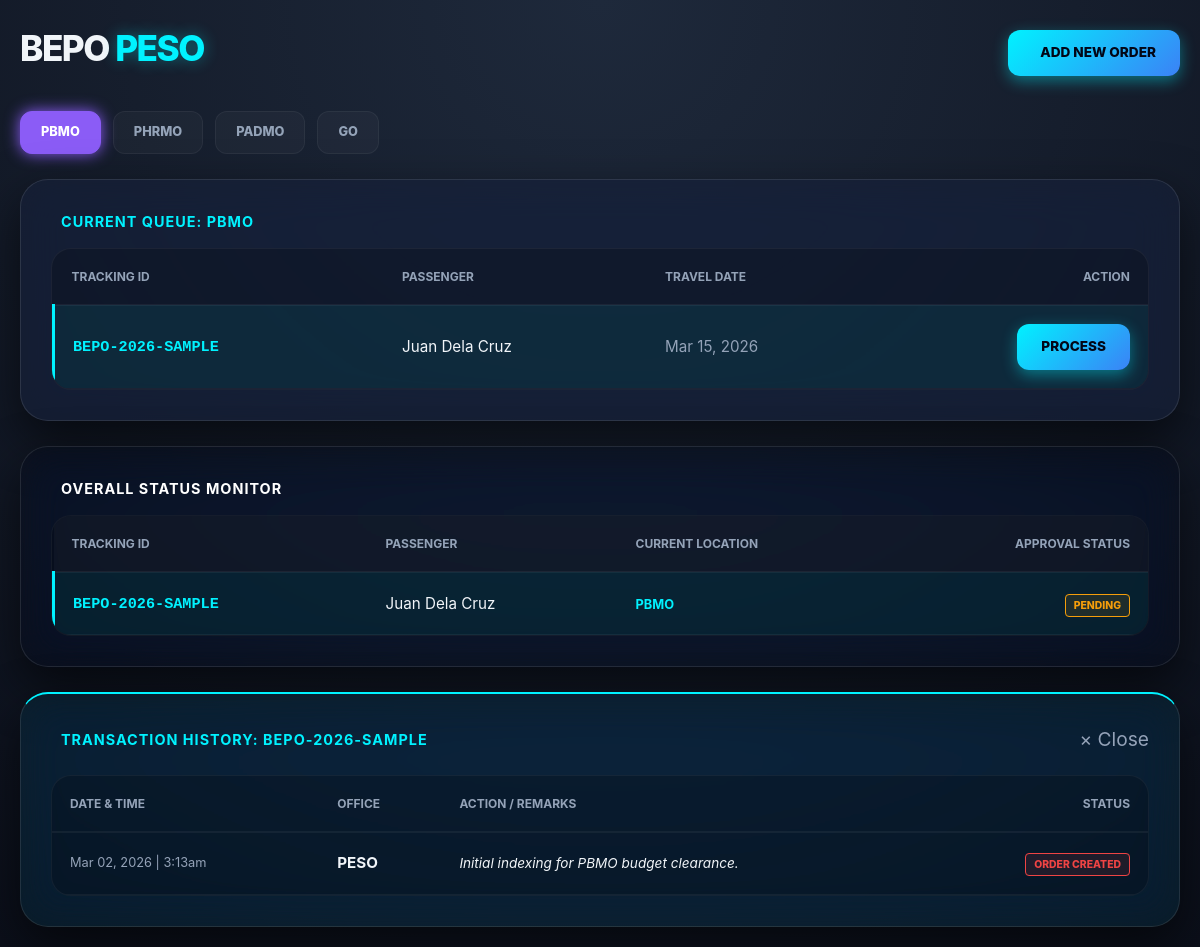
Page /bepo_peso_tracking/admin/dashboard.php?office=PBMO&view_id=BEPO-2026-SAMPLE on the committed database.
### tables this page shows
CREATE TABLE IF NOT EXISTS travel_orders (
    id INT AUTO_INCREMENT PRIMARY KEY,
    tracking_id VARCHAR(20) NOT NULL UNIQUE,  
    passenger_name VARCHAR(100) NOT NULL,
    passport_no VARCHAR(50) NOT NULL,
    destination VARCHAR(100) NOT NULL,
    travel_date DATE NOT NULL,
    
     
    current_office ENUM('PBMO', 'PHRMO', 'PADMO', 'GO', 'COMPLETED') DEFAULT 'PBMO',
    status ENUM('Pending', 'Confirmed', 'Cancelled') DEFAULT 'Pending',
    
     
    created_at TIMESTAMP DEFAULT CURRENT_TIMESTAMP,
    updated_at TIMESTAMP DEFAULT CURRENT_TIMESTAMP ON UPDATE CURRENT_TIMESTAMP,

     
    INDEX (tracking_id),
    INDEX (current_office),
    INDEX (status)
);

CREATE TABLE IF NOT EXISTS status_history (
    id INT AUTO_INCREMENT PRIMARY KEY,
    tracking_id VARCHAR(20) NOT NULL,
    office_name VARCHAR(50) NOT NULL,       
    status_update VARCHAR(100) NOT NULL,    
    remarks TEXT,                           
    processed_at TIMESTAMP DEFAULT CURRENT_TIMESTAMP,

     
    CONSTRAINT fk_tracking FOREIGN KEY (tracking_id) 
    REFERENCES travel_orders(tracking_id) 
    ON DELETE CASCADE ON UPDATE CASCADE,

     
    INDEX (tracking_id)
);

### bepo_peso_tracking/admin/dashboard.php (the view, shortened to what this page needs)
<?php
include '../includes/config.php';
$office_filter = isset($_GET['office']) ? $_GET['office'] : 'PBMO';
$view_id = isset($_GET['view_id']) ? $_GET['view_id'] : '';
$sql = "SELECT * FROM travel_orders WHERE current_office = '$office_filter' ORDER BY created_at DESC";
$result = $conn->query($sql);
$status_sql = "SELECT tracking_id, passenger_name, current_office, status FROM travel_orders ORDER BY updated_at DESC LIMIT 10";
$status_result = $conn->query($status_sql);
$history_result = null;
if (!empty($view_id)) {
    $view_id = $conn->real_escape_string($view_id);
    $history_sql = "SELECT * FROM status_history WHERE tracking_id = '$view_id' ORDER BY processed_at ASC";
    $history_result = $conn->query($history_sql);
}
?>
<!DOCTYPE html>
<html lang="en">
<head>
    <link rel="stylesheet" href="../assets/style.css">
    <link href="https://cdn.jsdelivr.net/npm/remixicon@3.5.0/fonts/remixicon.css" rel="stylesheet">
</head>
<body>
    <div class="container">
        <header class="admin-actions">
            <div class="logo"><a href="dashboard.php" style="text-decoration: none; color: inherit;">BEPO <span>PESO</span></a></div>
            <a href="add_record.php" class="btn-add"><i class="ri-add-line"></i> ADD NEW ORDER</a>
        </header>
        <nav class="office-tabs">
            <a href="?office=PBMO" class="<?= $office_filter=='PBMO'?'active':'' ?>">PBMO</a>
            <a href="?office=PHRMO" class="<?= $office_filter=='PHRMO'?'active':'' ?>">PHRMO</a>
            <a href="?office=PADMO" class="<?= $office_filter=='PADMO'?'active':'' ?>">PADMO</a>
            <a href="?office=GO" class="<?= $office_filter=='GO'?'active':'' ?>">GO</a>
        </nav>
        <div class="glass-card">
            <h3 class="section-title"><i class="ri-list-check"></i> Current Queue: <?= $office_filter ?></h3>
            <div class="table-container">
                <table>
                    <thead>
                        <tr><th>Tracking ID</th><th>Passenger</th><th>Travel Date</th><th style="text-align: right;">Action</th></tr>
                    </thead>
                    <tbody>
                        <?php if($result->num_rows > 0): ?>
                            <?php while($row = $result->fetch_assoc()): ?>
                            <tr class="<?= $view_id == $row['tracking_id'] ? 'row-selected' : '' ?>">
                                <td>
                                    <a href="?office=<?= $office_filter ?>&view_id=<?= $row['tracking_id'] ?>#history-section" class="clickable-id">
                                        <?= $row['tracking_id'] ?> <i class="ri-history-line"></i>
                                    </a>
                                </td>
                                <td><?= $row['passenger_name'] ?></td>
                                <td style="color: var(--text-dim);"><?= date('M d, Y', strtotime($row['travel_date'])) ?></td>
                                <td style="text-align: right;">
                                    <a href="process_order.php?id=<?= $row['tracking_id'] ?>&office=<?= $office_filter ?>" class="btn-process">PROCESS</a>
                                </td>
                            </tr>
                            <?php endwhile; ?>
                        <?php endif; ?>
                    </tbody>
                </table>
            </div>
        </div>
        <div class="glass-card" style="margin-top: 25px; background: rgba(0,0,0,0.2);">
            <h3 class="section-title" style="color: #fff;"><i class="ri-shield-check-line"></i> Overall Status Monitor</h3>
            <div class="table-container">
                <table>
                    <thead>
                        <tr style="background: rgba(255,255,255,0.03);">
                            <th>Tracking ID</th>
                            <th>Passenger</th>
                            <th>Current Location</th>
                            <th style="text-align: right;">Approval Status</th>
                        </tr>
                    </thead>
                    <tbody>
                        <?php while($s_row = $status_result->fetch_assoc()): ?>
                        <tr class="<?= $view_id == $s_row['tracking_id'] ? 'row-selected' : '' ?>">
                            <td>
                                <a href="?office=<?= $office_filter ?>&view_id=<?= $s_row['tracking_id'] ?>#history-section" class="clickable-id">
                                    <?= $s_row['tracking_id'] ?> <i class="ri-history-line"></i>
                                </a>
                            </td>
                            <td><?= $s_row['passenger_name'] ?></td>
                            <td><span style="font-size: 0.8rem; font-weight: bold; color: var(--neon);"><?= $s_row['current_office'] ?></span></td>
                            <td style="text-align: right;">
                                <?php
                                    $s_badge = 'badge-pending';
                                    $s_label = $s_row['status'];
                                ?>
                                <span class="status-badge <?= $s_badge ?>"><?= $s_label ?></span>
                            </td>
                        </tr>
                        <?php endwhile; ?>
                    </tbody>
                </table>
            </div>
        </div>
        <?php if (!empty($view_id)): ?>
        <div id="history-section" class="glass-card" style="margin-top: 25px; border-top: 2px solid var(--neon); background: rgba(0, 242, 255, 0.05);">
            <div style="display: flex; justify-content: space-between; align-items: center; margin-bottom: 20px;">
                <h3 class="section-title" style="margin-bottom: 0;"><i class="ri-time-line"></i> Transaction History: <?= $view_id ?></h3>
                <a href="?office=<?= $office_filter ?>" style="color: var(--text-dim); font-size: 1.2rem; text-decoration: none;">&times; Close</a>
            </div>
            <div class="table-container">
                <table>
                    <thead>
                        <tr><th>Date & Time</th><th>Office</th><th>Action / Remarks</th><th style="text-align: right;">Status</th></tr>
                    </thead>
                    <tbody>
                        <?php if($history_result && $history_result->num_rows > 0): ?>
                            <?php while($log = $history_result->fetch_assoc()): ?>
                            <tr>
                                <td style="font-size: 0.8rem; color: var(--text-dim);"><?= date('M d, Y | g:ia', strtotime($log['processed_at'])) ?></td>
                                <td><strong><?= $log['office_name'] ?></strong></td>
                                <td style="font-size: 0.85rem; font-style: italic;"><?= htmlspecialchars($log['remarks']) ?></td>
                                <td style="text-align: right;">
                                    <?php $badge_class = (strpos(strtolower($log['status_update']), 'approved') !== false) ? 'badge-approved' : 'badge-returned'; ?>
                                    <span class="status-badge <?= $badge_class ?>"><?= $log['status_update'] ?></span>
                                </td>
                            </tr>
                            <?php endwhile; ?>
                        <?php else: ?>
                            <tr><td colspan="4" style="text-align:center;">No history records found for this ID.</td></tr>
                        <?php endif; ?>
                    </tbody>
                </table>
            </div>
        </div>
        <?php endif; ?>
    </div>
</body>
</html>

### bepo_peso_tracking/assets/style.css (style rules this page uses)
:root { --bg: #0b0f1a; --glass: rgba(23, 32, 53, 0.7); --neon: #00f2ff; --neon-blue: #3b82f6; --neon-glow: rgba(0, 242, 255, 0.4); --text-main: #f1f5f9; --text-dim: #94a3b8; --success: #10b981; --danger: #ef4444; --warning: #f59e0b; --pbmo: #8b5cf6; --phrmo: #ec4899; --padmo: #10b981; --go: #f59e0b; }
* { margin: 0; padding: 0; box-sizing: border-box; font-family: 'Inter', -apple-system, sans-serif; }
body { background-color: var(--bg); background-image: radial-gradient(circle at 50% 0%, #1e293b 0%, #0b0f1a 100%); color: var(--text-main); min-height: 100vh; line-height: 1.6; overflow-x: hidden; }
.container { width: 100%; max-width: 1200px; margin: 0 auto; padding: 20px; position: relative; z-index: 10; }
.logo { font-size: 2.2rem; font-weight: 800; letter-spacing: -1.5px; margin-bottom: 10px; }
.logo span { color: var(--neon); text-shadow: 0 0 15px var(--neon-glow); }
.admin-actions { display: flex; justify-content: space-between; align-items: center; margin-bottom: 25px; gap: 15px; }
.office-tabs { display: flex; gap: 12px; margin-bottom: 25px; flex-wrap: wrap; clear: both; }
.office-tabs a { text-decoration: none; padding: 10px 20px; border-radius: 12px; font-size: 0.8rem; font-weight: 800; text-transform: uppercase; transition: 0.3s; border: 1px solid rgba(255, 255, 255, 0.05); background: rgba(255, 255, 255, 0.03); color: var(--text-dim); }
.office-tabs a.active[href*="PBMO"], .office-tabs a[href*="PBMO"]:hover { background: var(--pbmo); color: #fff; box-shadow: 0 0 15px var(--pbmo); border-color: var(--pbmo); }
.glass-card { background: var(--glass); backdrop-filter: blur(20px) saturate(180%); border: 1px solid rgba(255, 255, 255, 0.1); border-radius: 28px; padding: 30px; box-shadow: 0 20px 50px rgba(0, 0, 0, 0.6); }
.table-container { width: 100%; overflow-x: auto; border-radius: 20px; background: rgba(0,0,0,0.2); border: 1px solid rgba(255,255,255,0.05); }
table { width: 100%; border-collapse: collapse; }
th { text-align: left; padding: 18px; color: var(--text-dim); font-size: 0.75rem; text-transform: uppercase; border-bottom: 2px solid rgba(255,255,255,0.05); }
td { padding: 18px; border-bottom: 1px solid rgba(255,255,255,0.05); font-size: 0.95rem; }
.btn-add, .btn-process { padding: 12px 24px; border-radius: 12px; font-weight: 800; font-size: 0.85rem; text-decoration: none; display: inline-flex; align-items: center; gap: 8px; border: none; cursor: pointer; transition: 0.3s; background: linear-gradient(135deg, var(--neon), var(--neon-blue)); color: #020617; box-shadow: 0 5px 15px var(--neon-glow); white-space: nowrap; }

### bepo_peso_tracking/admin/dashboard.php (style rules this page uses)
.section-title { font-size: 0.9rem; color: var(--neon); text-transform: uppercase; letter-spacing: 1px; margin-bottom: 15px; display: flex; align-items: center; gap: 10px; }
.row-selected { background: rgba(0, 242, 255, 0.08) !important; border-left: 3px solid var(--neon); }
.status-badge { font-size: 0.65rem; padding: 4px 8px; border-radius: 4px; font-weight: 800; text-transform: uppercase; border: 1px solid rgba(255,255,255,0.1); }
.badge-returned { background: rgba(239, 68, 68, 0.1); color: var(--danger); border-color: var(--danger); }
.badge-pending { background: rgba(245, 158, 11, 0.1); color: var(--warning); border-color: var(--warning); }
.clickable-id { color: var(--neon); text-decoration: none; font-weight: bold; font-family: monospace; transition: 0.3s; }

### rows in the picture
travel_orders: tracking "BEPO-2026-SAMPLE", passenger_name "Juan Dela Cruz", travel_date "Mar 15, 2026", current_office "PBMO", status "PENDING"
status_history: processed_at "Mar 02, 2026 | 3:13am", office_name "PESO", remarks "Initial indexing for PBMO budget clearance.", status_update "ORDER CREATED"

### other values in the picture
$office_filter "PBMO"
$view_id "BEPO-2026-SAMPLE"
